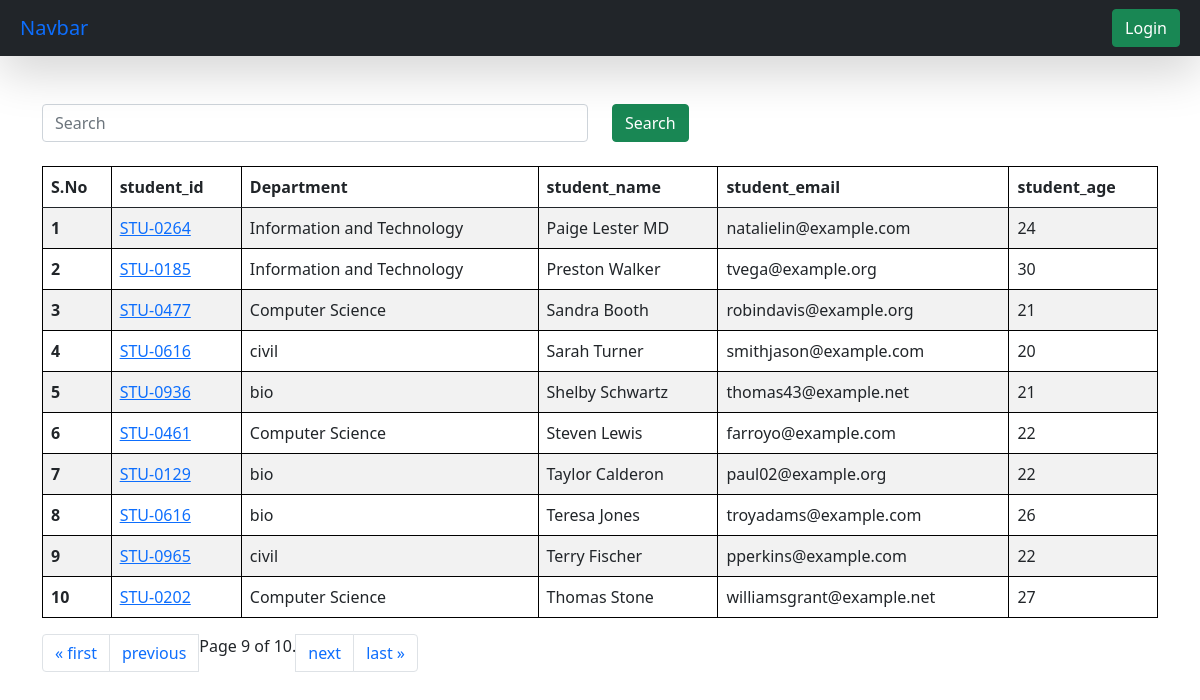
/students/?page=9, run on the app's committed database.
### ReportCard/models.py (models this page shows, shortened)
class Student(models.Model):
  department = models.ForeignKey(Department , related_name="depart" , on_delete=models.CASCADE )
  student_id = models.OneToOneField(StudentID , related_name="studentid" , on_delete=models.CASCADE)
  student_name = models.CharField(max_length=100)
  student_email = models.EmailField(unique=True)
  student_age = models.IntegerField(default=18)
  student_address = models.TextField()
  class Meta:
    ordering = ['student_name']
    verbose_name = "student"

class StudentID(models.Model):
  student_id = models.CharField(max_length=100)
  def __str__(self) -> str:
    return self.student_id

class Department(models.Model):
  department = models.CharField(max_length=100)
  class Meta:
    ordering = ['department']

### ReportCard/views.py (the view, shortened to what this page needs)
# urls.py: path('students/' , get_students , name = "get_students"),
def get_students(request):
  queryset = Student.objects.all()
  paginator = Paginator(queryset, 10)
  page_number = request.GET.get("page" , 1)
  page_obj = paginator.get_page(page_number)
  print(page_obj)
  return render(request, 'students.html' , {'queryset' : page_obj})

### ReportCard/templates/students.html
{% extends "base.html" %}
{% block start %}
<div class="container mt-5">
  <form class="mb-4">
    <div class="row">
      <div class="col-md-6">
        <input class="form-control" name="search" placeholder="Search">
      </div>
      <div class="col-md-6">
        <button class="btn btn-success">Search</button>
      </div>
    </div>
  </form>
  <table class="table table-striped">
    <thead>
      <tr>
        <th scope="col">S.No</th>
        <th scope="col">student_id</th>
        <th scope="col">Department</th>
        <th scope="col">student_name</th>
        <th scope="col">student_email</th>
        <th scope="col">student_age</th>
      </tr>
    </thead>
    <tbody>
      {% for student in queryset %}
      <tr>
        <th scope="row">{{forloop.counter}}</th>
        <td>
          <a href="{% url 'see_marks' student.student_id %}">
            {{student.student_id}}
          </a>
          </td>
        <td>{{student.department.department}}</td>
        <td>{{student.student_name}}</td>
        <td>{{student.student_email}}</td>
        <td>{{student.student_age}}</td>
      </tr>
      {% endfor%}
    </tbody>
  </table>
  <nav aria-label="Page navigation example">
    <ul class="pagination">
      {% if queryset.has_previous %}
      <li class="page-item"><a class="page-link" href="?page=1">&laquo; first</a></li>
      <li class="page-item"><a class="page-link" href="?page={{ queryset.previous_page_number }}">previous</a></li>
      {% endif %}
      <span class="current">
        Page {{ queryset.number }} of {{ queryset.paginator.num_pages }}.
      </span>
      {% if queryset.has_next %}
      <li class="page-item"><a class="page-link" href="?page={{ queryset.next_page_number }}">next</a></li>
      <li class="page-item"><a class="page-link" href="?page={{ queryset.paginator.num_pages }}">last &raquo;</a>
      </li>
      {% endif %}
    </ul>
  </nav>
</div>
{% endblock %}

### ReportCard/templates/base.html (style rules this page uses)
table, th , td { border: 1px solid black; }

### data on the page
Student: student_id "STU-0264", department.department "Information and Technology", student_name "Paige Lester MD", student_email "natalielin@example.com", student_age "24"
Student: student_id "STU-0185", department.department "Information and Technology", student_name "Preston Walker", student_email "tvega@example.org", student_age "30"
Student: student_id "STU-0477", department.department "Computer Science", student_name "Sandra Booth", student_email "robindavis@example.org", student_age "21"
Student: student_id "STU-0616", department.department "civil", student_name "Sarah Turner", student_email "smithjason@example.com", student_age "20"
Student: student_id "STU-0936", department.department "bio", student_name "Shelby Schwartz", student_email "thomas43@example.net", student_age "21"
Student: student_id "STU-0461", department.department "Computer Science", student_name "Steven Lewis", student_email "farroyo@example.com", student_age "22"
Student: student_id "STU-0129", department.department "bio", student_name "Taylor Calderon", student_email "paul02@example.org", student_age "22"
Student: student_id "STU-0616", department.department "bio", student_name "Teresa Jones", student_email "troyadams@example.com", student_age "26"
Student: student_id "STU-0965", department.department "civil", student_name "Terry Fischer", student_email "pperkins@example.com", student_age "22"
Student: student_id "STU-0202", department.department "Computer Science", student_name "Thomas Stone", student_email "williamsgrant@example.net", student_age "27"

### other printed values
{{ queryset.number }} "9"
{{ queryset.paginator.num_pages }} "10"
